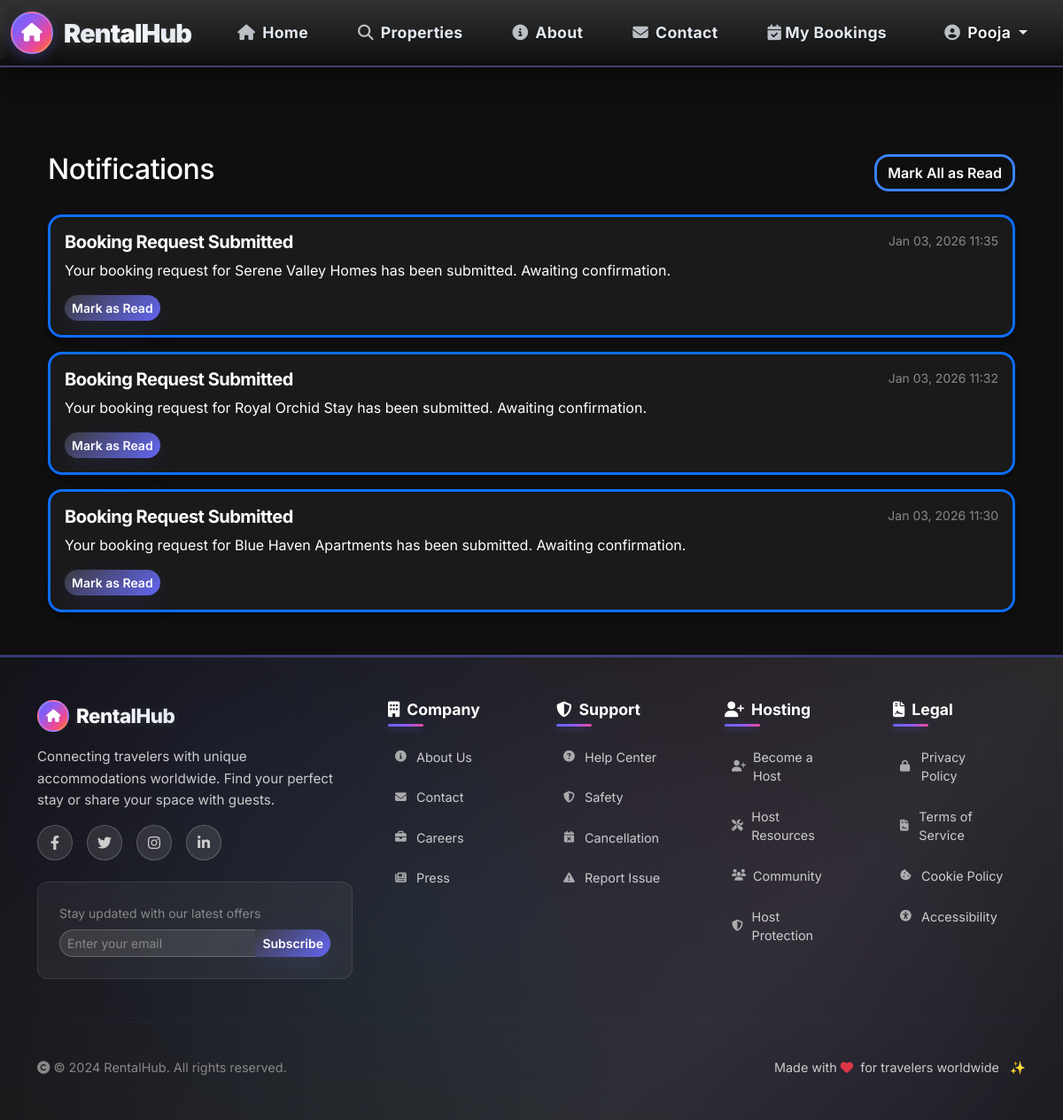
/notifications/ (signed in), run on the app's committed database.
### accounts/models.py (models this page shows)
class User(AbstractUser):
    ROLE_CHOICES = (
        ('ADMIN', 'Admin'),
        ('OWNER', 'Property Owner'),
        ('TRAVELLER', 'Traveller'),
    )
    role = models.CharField(max_length=10, choices=ROLE_CHOICES, default='TRAVELLER')
    def is_owner(self):
        return self.role == 'OWNER'
    def is_traveller(self):
        return self.role == 'TRAVELLER'
    def is_admin(self):
        return self.role == 'ADMIN' or self.is_superuser
    class Meta:
        ordering = ['-date_joined']

### notifications/models.py (models this page shows, shortened)
class Notification(models.Model):
    user = models.ForeignKey(User, on_delete=models.CASCADE, related_name='notifications')
    title = models.CharField(max_length=200)
    message = models.TextField()
    is_read = models.BooleanField(default=False)
    created_at = models.DateTimeField(auto_now_add=True)
    class Meta:
        ordering = ['-created_at']

### notifications/views.py (the view)
# urls.py: path('', views.notification_list, name='notification_list'),
@login_required
def notification_list(request):
    notifications = Notification.objects.filter(user=request.user)
    unread_count = notifications.filter(is_read=False).count()
    return render(request, 'notifications/notification_list.html', {
        'notifications': notifications,
        'unread_count': unread_count,
    })

### templates/notifications/notification_list.html (shortened to what this page needs)
{% extends 'base.html' %}
{% block content %}
<div class="container my-5">
    <div class="d-flex justify-content-between align-items-center mb-4">
        <h2>Notifications</h2>
        {% if unread_count > 0 %}
            <a href="{% url 'notifications:mark_all_as_read' %}" class="btn btn-outline-primary">Mark All as Read</a>
        {% endif %}
    </div>
    {% if notifications %}
        {% for notification in notifications %}
            <div class="card mb-3 {% if not notification.is_read %}border-primary{% endif %}">
                <div class="card-body">
                    <div class="d-flex justify-content-between">
                        <h5 class="card-title">{{ notification.title }}</h5>
                        <small class="text-muted">{{ notification.created_at|date:"M d, Y H:i" }}</small>
                    </div>
                    <p class="card-text">{{ notification.message }}</p>
                    {% if not notification.is_read %}
                        <a href="{% url 'notifications:mark_as_read' notification.pk %}" class="btn btn-sm btn-primary">Mark as Read</a>
                    {% endif %}
                </div>
            </div>
        {% endfor %}
    {% else %}
        <p>You have no notifications.</p>
    {% endif %}
</div>
{% endblock %}

### templates/navbar.html (shortened to what this page needs)
<nav class="navbar navbar-expand-lg navbar-dark bg-gradient shadow-lg">
    <div class="container-fluid">
        <a class="navbar-brand fw-bold d-flex align-items-center" href="{% url 'home' %}">
            <div class="brand-icon-wrapper">
                <div class="brand-icon">
                    <i class="fas fa-home"></i>
                </div>
            </div>
            <span class="brand-text">RentalHub</span>
            <div class="brand-shine"></div>
        </a>
        <div class="collapse navbar-collapse" id="navbarNav">
            <ul class="navbar-nav me-auto">
                <li class="nav-item">
                    <a class="nav-link" href="{% url 'home' %}">
                        <i class="fas fa-home me-2"></i>Home
                    </a>
                </li>
                <li class="nav-item">
                    <a class="nav-link" href="{% url 'listings:property_list' %}">
                        <i class="fas fa-search me-2"></i>Properties
                    </a>
                </li>
                <li class="nav-item">
                    <a class="nav-link" href="{% url 'about' %}">
                        <i class="fas fa-info-circle me-2"></i>About
                    </a>
                </li>
                <li class="nav-item">
                    <a class="nav-link" href="{% url 'contact' %}">
                        <i class="fas fa-envelope me-2"></i>Contact
                    </a>
                </li>
                {% if user.is_authenticated %}
                    {% if user.is_traveller %}
                        <li class="nav-item">
                            <a class="nav-link" href="{% url 'accounts:traveller_dashboard' %}">
                                <i class="fas fa-calendar-check me-1"></i>My Bookings
                            </a>
                        </li>
                    {% endif %}
                {% endif %}
            </ul>
            <ul class="navbar-nav">
                {% if user.is_authenticated %}
                    <li class="nav-item dropdown">
                        <a class="nav-link dropdown-toggle user-dropdown" href="#" role="button" data-bs-toggle="dropdown">
                            <i class="fas fa-user-circle me-2"></i><span class="user-name">{{ user.username }}</span>
                        </a>
                    </li>
                {% endif %}
            </ul>
        </div>
    </div>
</nav>

### data on the page
User: username "Pooja"
Notification: title "Booking Request Submitted", created_at "Jan 03, 2026 11:35", message "Your booking request for Serene Valley Homes has been submitted. Awaiting confirmation.", is_read "Mark as Read"
Notification: title "Booking Request Submitted", created_at "Jan 03, 2026 11:32", message "Your booking request for Royal Orchid Stay has been submitted. Awaiting confirmation.", is_read "Mark as Read"
Notification: title "Booking Request Submitted", created_at "Jan 03, 2026 11:30", message "Your booking request for Blue Haven Apartments has been submitted. Awaiting confirmation.", is_read "Mark as Read"
